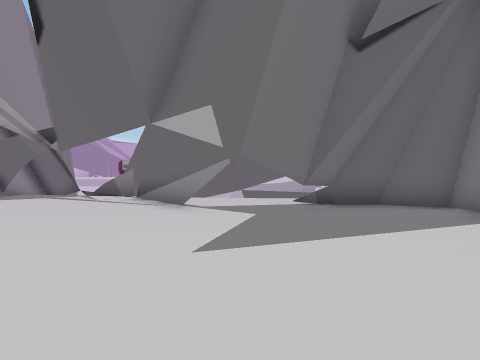
View 1 (above)

15 first-person views from a walk through a 3-D level made in the Unity game engine. The camera is 1.3 m above the floor, looks level and sees 90° across. The floor is counted in squares, 2 m on a side. Each view is taken from the middle of a square. On the plan, view 1 faces up. The plan holds only what a view shows up to about 9 squares ahead; the rest is blank. The place goes on beyond the plan. The player is left out. Some surface patterns are stand-ins.

View 2
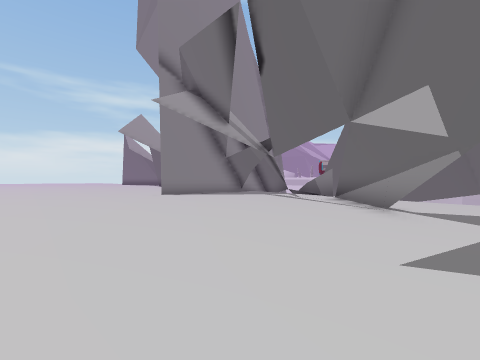

View 3
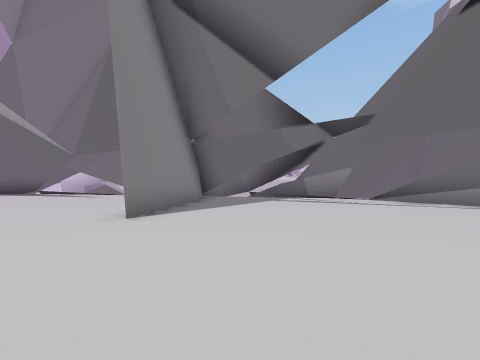

View 4
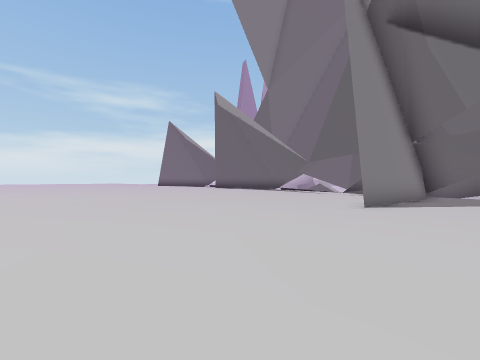

View 5
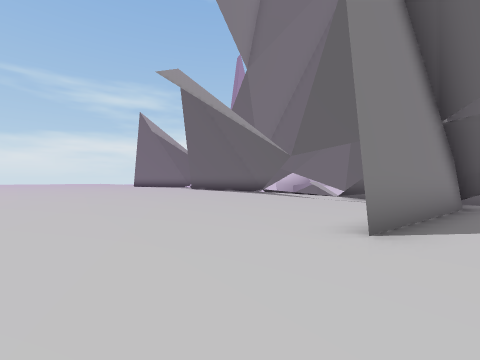

View 6
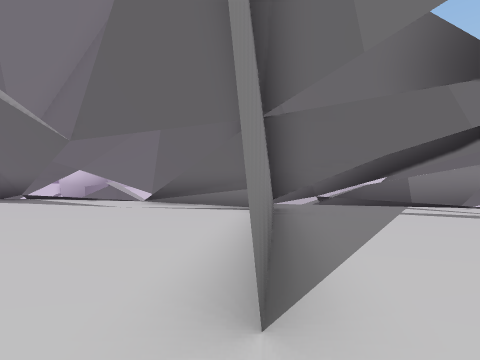

View 7
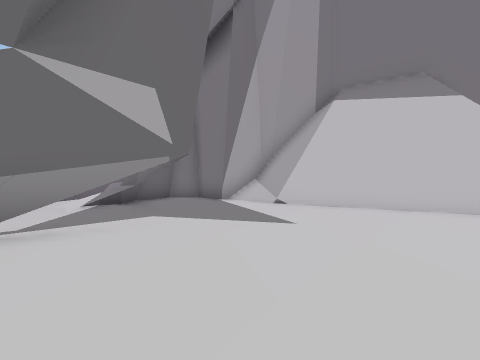

View 8
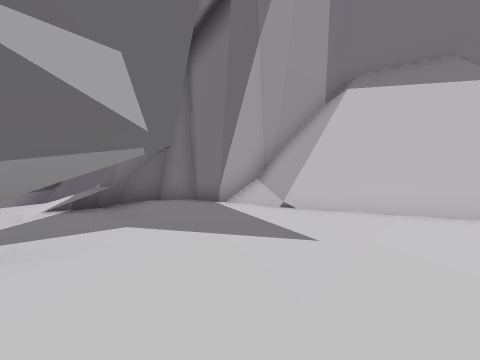

View 9
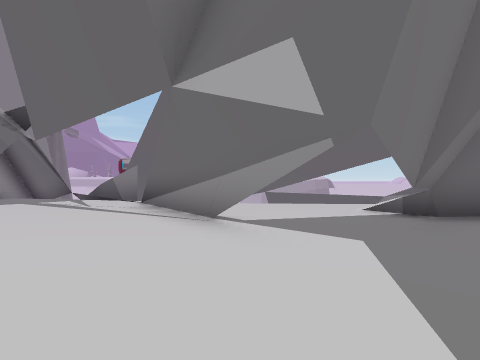

View 10
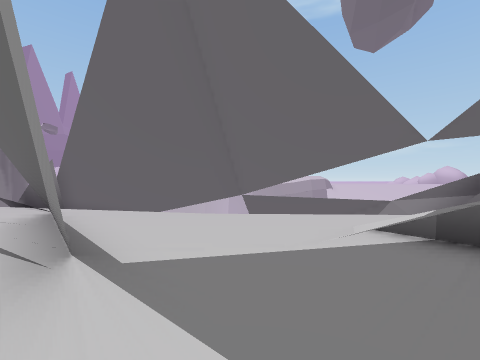

View 11
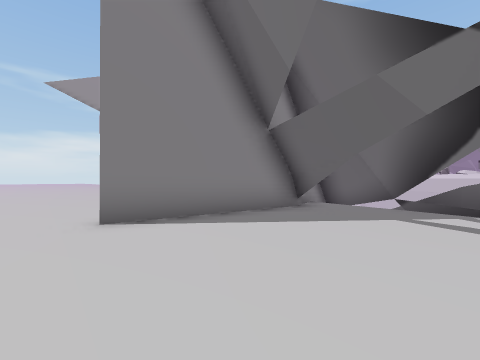

View 12
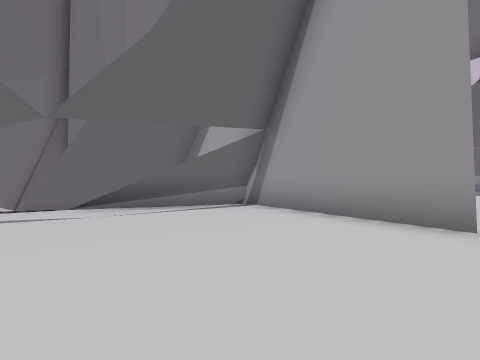

View 13
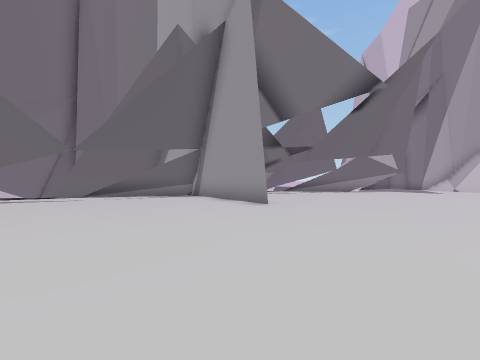

View 14
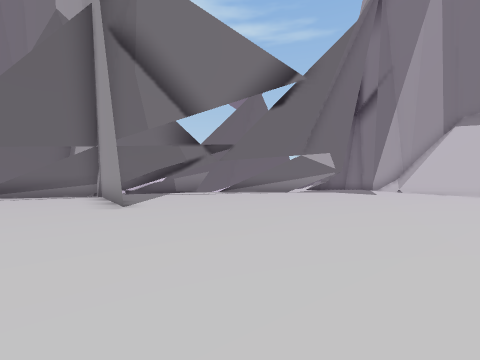

View 15
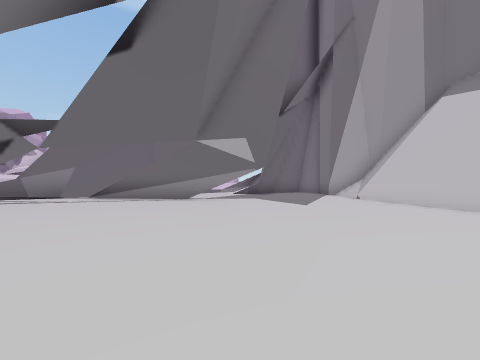

### Floor plan
Key: @ floor where view 1 was taken; # wall or solid block; . floor; / step, stairs or slope; = window, fence, low wall or low ledge; ^ raised ledge.
Columns run from 15 left of view 1 to 6 right of it. Each row starts with its distance up from view 1.
 14   #
 13   ####
 12      #######
 11      /####/         ##
 10    ######^#/         #
  9 ./// ####  /..////
  8 .....##... /=.....
  7 .....#.....///...#
  6 .....#...../###//####
  5 ..............#/##..#
  4 .............../...##
  3 ...................##
  2 ..................###
  1 .................##
  0 ...............@##
 -1 ................#

Where each view was taken, in squares from view 1:
view 1: 0 up, 0 right, facing up
view 2: 0 up, 0 right, facing up-left
view 3: 1 up, 8 left, facing up
view 4: 1 down, 8 left, facing up-left
view 5: 2 up, 9 left, facing up-left
view 6: 4 up, 10 left, facing up
view 7: 3 up, 4 left, facing right
view 8: 3 up, 3 left, facing right
view 9: 2 up, 1 left, facing up
view 10: 4 up, 0 right, facing up
view 11: 4 up, 6 left, facing up-left
view 12: 5 up, 14 left, facing up-right
view 13: 1 up, 15 left, facing up-right
view 14: 1 down, 12 left, facing up-right
view 15: 1 down, 6 left, facing up-right
